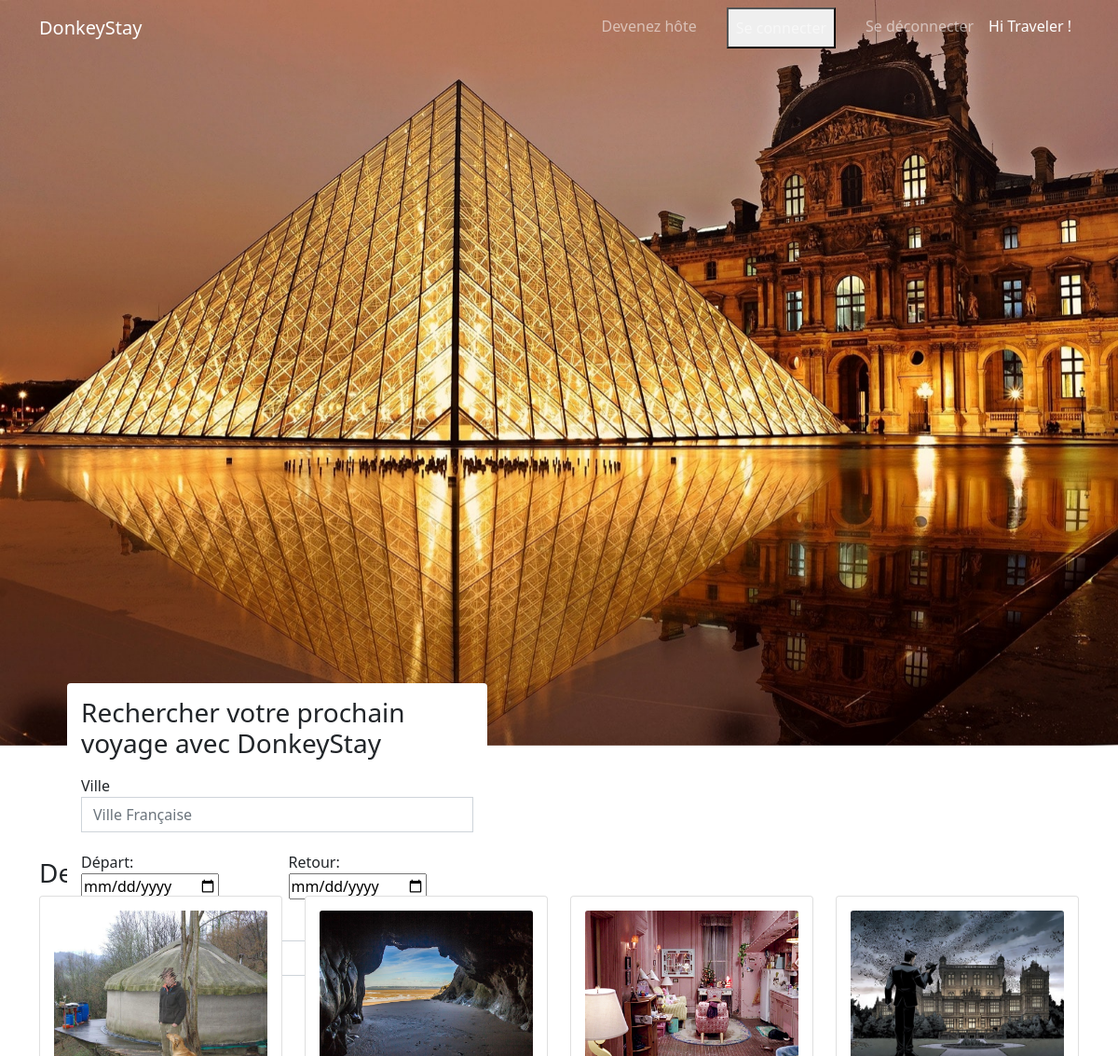
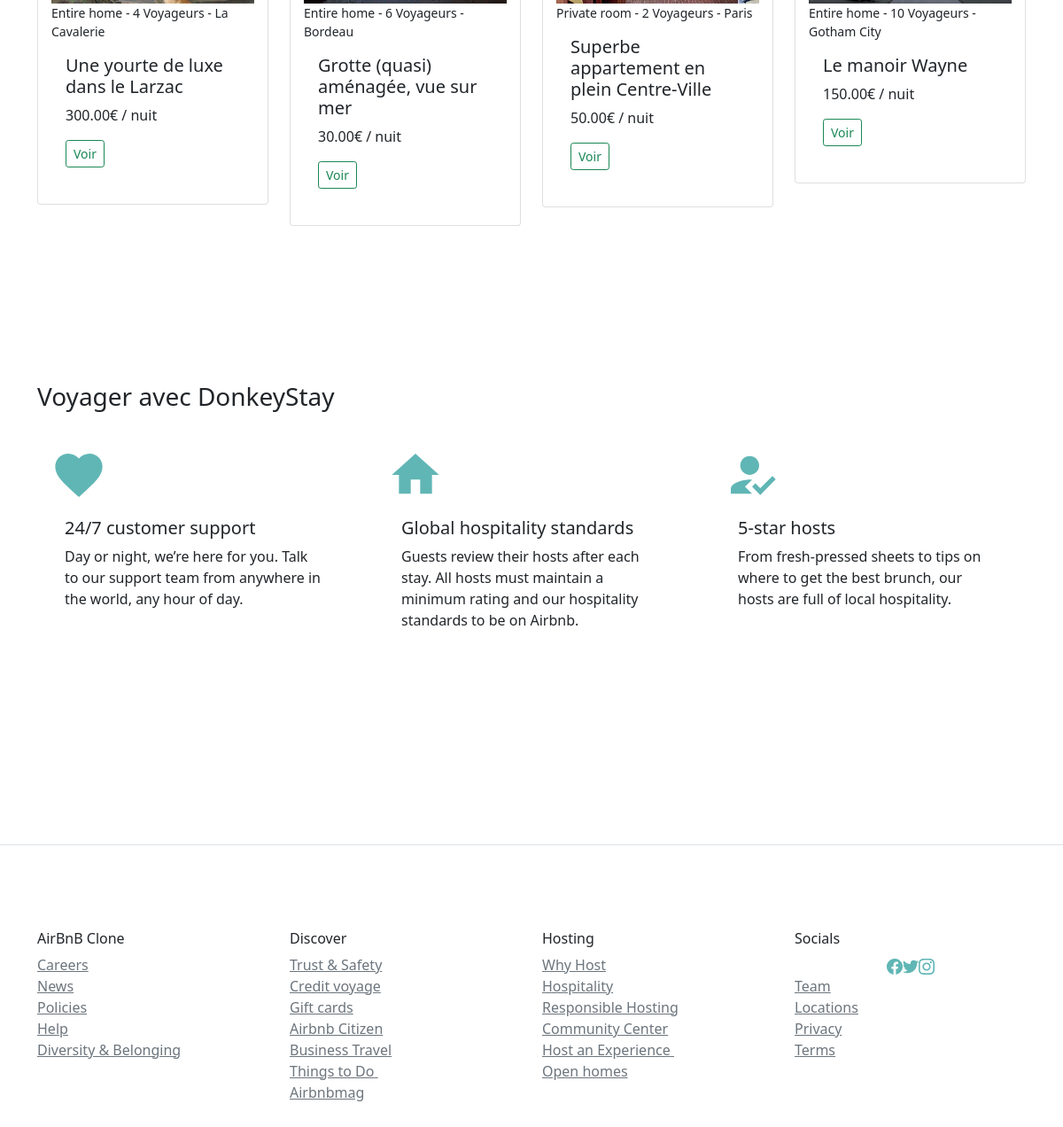
The page / on the database its author committed (2 pictures, top to bottom).
### tables this page shows
CREATE TABLE IF NOT EXISTS `room` (
  `id` INT NOT NULL AUTO_INCREMENT,
  `roomtype_id` INT NOT NULL,
  `hometype_id` INT NOT NULL,
  `title` VARCHAR(80) NOT NULL,
  `description` MEDIUMTEXT NULL,
  `nb_bedroom` INT NOT NULL,
  `nb_bathroom` INT NOT NULL,
  `price` DECIMAL(6,2) NOT NULL,
  `adress` VARCHAR(200) NOT NULL,
  `city` VARCHAR(45) NOT NULL,
  `has_tv` TINYINT(1) NOT NULL,
  `has_wifi` TINYINT(1) NOT NULL,
  `has_kitchen` TINYINT(1) NOT NULL,
  `has_aircon` TINYINT(1) NOT NULL,
  `start_dispo` DATE NOT NULL,
  `end_dispo` DATE NOT NULL,
  `user_id` INT NOT NULL,
  `capacity_id` INT NOT NULL,
  PRIMARY KEY (`id`, `roomtype_id`, `hometype_id`, `user_id`, `capacity_id`),
  CONSTRAINT `fk_Rooms_Roomtypes1`
    FOREIGN KEY (`roomtype_id`)
    REFERENCES `roomtype` (`id`)
    ON DELETE NO ACTION
    ON UPDATE NO ACTION,
  CONSTRAINT `fk_Rooms_Hometypes1`
    FOREIGN KEY (`hometype_id`)
    REFERENCES `hometype` (`id`)
    ON DELETE NO ACTION
    ON UPDATE NO ACTION,
  CONSTRAINT `fk_room_user1`
    FOREIGN KEY (`user_id`)
    REFERENCES `user` (`id`)
    ON DELETE NO ACTION
    ON UPDATE NO ACTION,
  CONSTRAINT `fk_room_capacity1`
    FOREIGN KEY (`capacity_id`)
    REFERENCES `capacity` (`id`)
    ON DELETE NO ACTION
    ON UPDATE NO ACTION);

CREATE TABLE IF NOT EXISTS `image` (
  `id` INT NOT NULL AUTO_INCREMENT,
  `img` VARCHAR(200) NOT NULL,
  `room_id` INT NOT NULL,
  PRIMARY KEY (`id`, `room_id`),
  CONSTRAINT `fk_Images_Rooms1`
    FOREIGN KEY (`room_id`)
    REFERENCES `room` (`id`)
    ON DELETE NO ACTION
    ON UPDATE NO ACTION);

CREATE TABLE IF NOT EXISTS `roomtype` (
  `id` INT NOT NULL AUTO_INCREMENT,
  `rname` VARCHAR(45) NOT NULL,
  PRIMARY KEY (`id`));

CREATE TABLE IF NOT EXISTS `capacity` (
  `id` INT NOT NULL AUTO_INCREMENT,
  `nb_traveler` VARCHAR(45) NOT NULL,
  PRIMARY KEY (`id`));

### index.php (the view, shortened to what this page needs)
<?php
require_once "searchBar.php";
?>
    <section>
        <div>
            <div class="container">
                <h2 class="h3">Derniers logements ajoutés</h2>
                <div class="row">
                    <?php
                        $lastestAddQuery = $dbh->query('SELECT room.*,img,rname,nb_traveler FROM room INNER JOIN image ON image.room_id = room.id INNER JOIN roomtype ON roomtype.id = room.roomtype_id INNER JOIN capacity ON capacity.id = room.capacity_id ORDER BY id DESC LIMIT 4;');
                        $lastestAdd = $lastestAddQuery->fetchAll(PDO::FETCH_ASSOC);
                        foreach ($lastestAdd as $row_lastestAdd) {
                            echo '<div class="col-lg-3 mb-3">';
                                echo '<div class="card">';
                                    echo '<img src="'.$row_lastestAdd['img'].'" alt="" class="card-img-top">';
                                    echo '<small>'.$row_lastestAdd['rname'].' - '.$row_lastestAdd['nb_traveler'].' - '.$row_lastestAdd['city'].'</small>';
                                    echo '<div class="card-body">';
                                        echo '<h5 class="card-title">'.$row_lastestAdd['title'].'</h5>';
                                        echo '<p class="card-text">'.$row_lastestAdd['price'].'€ / nuit</p>';
                                        echo '<a href="lodging_info.php?id='.$row_lastestAdd['id'].'" class="btn btn-outline-success btn-sm">Voir</a>';
                                    echo '</div>';
                                echo '</div>';
                            echo '</div>';
                        }
                    ?>
                </div>
            </div>
        </div>
    </section>
    <section>
        <div class="container-fluid container py-3 mt-4">
            <h2 class="h3">Voyager avec DonkeyStay</h2>
            <div class="row mt-4">
                <div class="col-md-4">
                    <div class="card mb-3 border-0">
                        <svg viewBox="0 0 24 24" xmlns="http://www.w3.org/2000/svg" width="64" height="64">
                            <path d="M0 0h24v24H0z" fill="none" />
                            <path d="M12 21.35l-1.45-1.32C5.4 15.36 2 12.28 2 8.5 2 5.42 4.42 3 7.5 3c1.74 0 3.41.81 4.5 2.09C13.09 3.81 14.76 3 16.5 3 19.58 3 22 5.42 22 8.5c0 3.78-3.4 6.86-8.55 11.54L12 21.35z" />
                        </svg>
                        <div class="card-body pl-0">
                            <h5 class="card-title">24/7 customer support</h5>
                            <p class="card-text">Day or night, we’re here for you. Talk to our support team from anywhere in the world, any hour of day.</p>
                        </div>
                    </div>
                </div>
                <div class="col-md-4">
                    <div class="card mb-3 border-0">
                        <svg xmlns="http://www.w3.org/2000/svg" width="64" height="64" viewBox="0 0 24 24">
                            <path d="M10 20v-6h4v6h5v-8h3L12 3 2 12h3v8z" />
                            <path d="M0 0h24v24H0z" fill="none" />
                        </svg>
                        <div class="card-body pl-0">
                            <h5 class="card-title">Global hospitality standards</h5>
                            <p class="card-text">Guests review their hosts after each stay. All hosts must maintain a minimum rating and our hospitality standards to be on Airbnb.</p>
                        </div>
                    </div>
                </div>
                <div class="col-md-4">
                    <div class="card mb-3 border-0">
                        <div class="card-body pl-0">
                            <h5 class="card-title">5-star hosts</h5>
                            <p class="card-text">From fresh-pressed sheets to tips on where to get the best brunch, our hosts are full of local hospitality.</p>
                        </div>
                    </div>
                </div>
            </div>
        </div>
    </section>
    <div class="container-fluid border-top mt-5">
        <?php
        require_once "footer.php";
        ?>

### header.php (shortened to what this page needs)
<!doctype html>
<html lang="en">
<head>
    <link href="/css/style.css" rel="stylesheet">
</head>
<body>
    <header>
        <nav class="bg-primaryX text-lightX navbar navbar-expand-xl navbar-dark  navbar-togglable  fixed-top">
            <div class="container">
                <a class="navbar-brand" href="index.php">
                    DonkeyStay
                </a>
                <div class="collapse navbar-collapse" id="navbarCollapse">
                    <ul class="navbar-nav ml-auto">
                        <li class="nav-item active mx-6">
                            <a class="nav-link" href="#">Devenez hôte</a>
                        </li>
                        <li class="nav-item mx-4">
                            <button type="button" class="nav-link" data-bs-toggle="modal" data-bs-target="#modalForm">
                            </button>
                        </li>
                        <li class="nav-item">
                            <a class="nav-link" href="/logout.php">Se déconnecter</a>
                        </li>
                        <li class="nav-item">
                            <a class="nav-link disabled active"><?php if (isset($_SESSION['name']) && !empty($_SESSION['name'])) {
                                                                    echo 'Hi ' . $_SESSION['name'] . ' !';
                                                                } else {
                                                                    echo 'Hi Traveler !';
                                                                }; ?> </a>
                        </li>
                    </ul>
                </div>
            </div>
        </nav>
    </header>

### searchBar.php (shortened to what this page needs)
<?php
require_once 'header.php';
?>
<main>
    <section>
        <div id="carouselExampleInterval" class="carousel slide carousel-fade" data-bs-ride="carousel">
            <div class="carousel-inner">
                <div class="carousel-item active" data-bs-interval="5000">
                    <img src="/img/caroussel/louvre_paris.jpg" class="d-block w-100" alt="pyramide du Louvre">
                </div>
            </div>
        </div>
        <div class="container search-bar">
            <div class="row">
                <div class="col-sm-5">
                    <div class="card border-0">
                        <h1 class="h3 mb-3">Rechercher votre prochain voyage avec DonkeyStay</h1>
                        <form method="POST">
                            <div class="row">
                                <div class="form-group">
                                    <label for="request">Ville</label>
                                    <input type="text" class="form-control w-100 br0" id="request" name="request" aria-describedby="locationInputHelp" placeholder="Ville Française">
                                </div>
                            </div>
                            <div class="row">
                                <div class="col-md-12 col-lg-6">
                                    <label for="startDate">Départ:</label><br>
                                    <input type="date" id="startDate" />
                                </div>
                                <div class="col-md-12 col-lg-6">
                                    <label for="endDate">Retour:</label><br>
                                    <input type="date" id="endDate" />
                                </div>
                            </div>
                            <div class="row">
                                <div class="form-group">
                                    <label for="exampleFormControlSelect1">Voyageurs</label>
                                </div>
                            </div>
                            <button class="btn btn-danger btn-block" type="submit" name="search">Search</button>
                        </form>
                    </div>
                </div>
            </div>
        </div>
    </section>

### footer.php (shortened to what this page needs)
</main>
<footer class="container pt-4 my-md-5 pt-md-5">
        <div class="row">
            <div class="col-6 col-md">
                <h5 class="h6">AirBnB Clone</h5>
                <ul class="list-unstyled text-small">
                    <li><a class="text-muted" href="#">Careers</a></li>
                    <li><a class="text-muted" href="#">News</a></li>
                    <li><a class="text-muted" href="#">Policies</a></li>
                    <li><a class="text-muted" href="#">Help</a></li>
                    <li><a class="text-muted" href="#">Diversity &amp; Belonging</a></li>
                </ul>
            </div>
            <div class="col-6 col-md">
                <h5 class="h6">Discover</h5>
                <ul class="list-unstyled text-small">
                    <li><a class="text-muted" href="#">Trust &amp; Safety</a></li>
                    <li><a class="text-muted" href="#">Credit voyage</a></li>
                    <li><a class="text-muted" href="#">Gift cards</a></li>
                    <li><a class="text-muted" href="#">Airbnb Citizen</a></li>
                    <li><a class="text-muted" href="#">Business Travel</a></li>
                    <li><a class="text-muted" href="#">Things to Do<span>&nbsp;</span><span class="badge badge-success">New</span></a></li>
                    <li><a class="text-muted" href="#">Airbnbmag</a></li>
                </ul>
            </div>
            <div class="col-6 col-md">
                <h5 class="h6">Hosting</h5>
                <ul class="list-unstyled text-small">
                    <li><a class="text-muted" href="#">Why Host</a></li>
                    <li><a class="text-muted" href="#">Hospitality</a></li>
                    <li><a class="text-muted" href="#">Responsible Hosting</a></li>
                    <li><a class="text-muted" href="#">Community Center</a></li>
                    <li><a class="text-muted" href="#">Host an Experience<span>&nbsp;</span><span class="badge badge-success">New</span></a></li>
                    <li><a class="text-muted" href="#">Open homes</a></li>
                </ul>
            </div>
            <div class="col-6 col-md">
                <h5 class="h6 sr-only">Socials</h5>
                <div class="d-flex flex-row">
                    <span class="mr-3">
                    </span>
                    <span class="mr-3">
                    </span>
                    <span class="mr-3">
                    </span>
                </div>
                <ul class="list-unstyled text-small">
                    <li><a class="text-muted" href="#">Team</a></li>
                    <li><a class="text-muted" href="#">Locations</a></li>
                    <li><a class="text-muted" href="#">Privacy</a></li>
                    <li><a class="text-muted" href="#">Terms</a></li>
                </ul>
            </div>
        </div>
    </footer>
    </body>
    </html>

### rows shown on the page
room: image.img (picture), roomtype.rname "Entire home", capacity.nb_traveler "4 Voyageurs", city "La Cavalerie", title "Une yourte de luxe dans le Larzac", price "300.00"
room: image.img (picture), roomtype.rname "Entire home", capacity.nb_traveler "6 Voyageurs", city "Bordeau", title "Grotte (quasi) aménagée, vue sur mer", price "30.00"
room: image.img (picture), roomtype.rname "Private room", capacity.nb_traveler "2 Voyageurs", city "Paris", title "Superbe appartement en plein Centre-Ville", price "50.00"
room: image.img (picture), roomtype.rname "Entire home", capacity.nb_traveler "10 Voyageurs", city "Gotham City", title "Le manoir Wayne", price "150.00"
